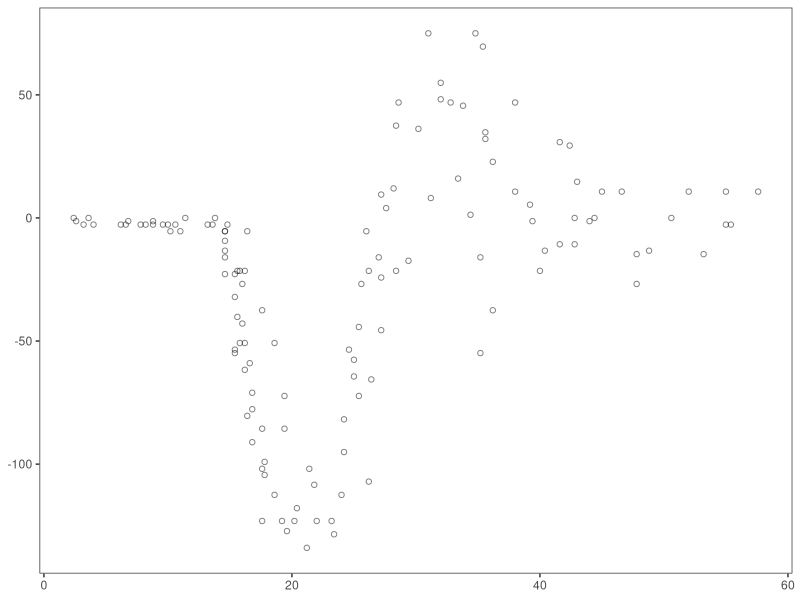
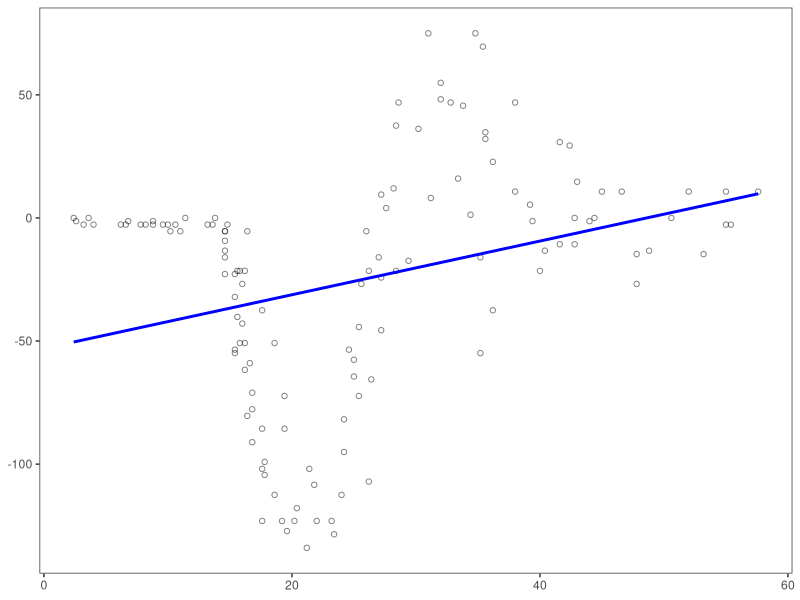
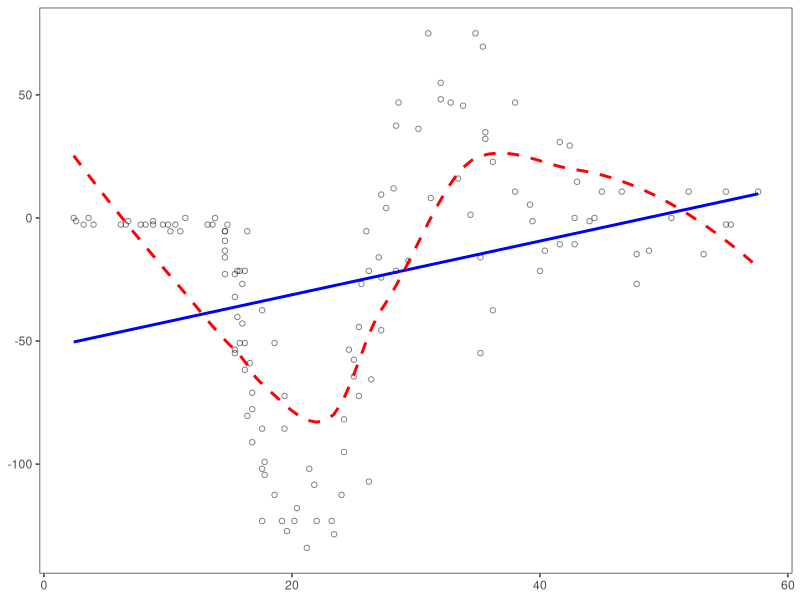

These figures' R source, in order:
#######################################################################
#  Author: Ignacio Sarmiento-Barbieri (i.sarmiento at uniandes.edu.co)
# please do not cite or circulate without permission
#######################################################################

#Clean the workspace
rm(list=ls())
cat("\014")

require("ggplot2")
require("haven")

# set.seed(101010)
# N<-2000
# x<- runif(N,0,10)
# u<-rchisq(N,25)
# f<-10+0.8*x-0.07*x^2-.01*x^3
# 
# V<-(f*((1-0.8)/0.8))*var(u)
# u<-(u-mean(u))/(sqrt(V))
# 
# 
# y<-f+u
# db<-data.frame(y=x,x=y)

db<-read.csv("motorcicle.csv")
colnames(db)<-c("y","x")
p<-ggplot(db,aes(x=y,y=x)) +
  geom_point(shape=1,alpha=0.5) + 
  theme_bw()  +
  #ylim(8,15) +
  theme(legend.position = "none",
        axis.title =element_blank(),
        panel.grid.major = element_blank(),
        panel.grid.minor = element_blank()
  )
p
ggsave("fig_1.pdf",height = 7, width = 12)

p1<-p +stat_smooth(method="lm", se=FALSE, fill=NA, colour="blue",size=1,lty=1)
p1
ggsave("fig_1b.pdf",height = 7, width = 12)


p2<-p +  stat_smooth(method="loess", se=FALSE, fill=NA,colour="red",size=1,lty=2)
ggsave("fig_1c.pdf",height = 7, width = 12)

p3<- p+ 
  stat_smooth(method="lm", se=FALSE, fill=NA,colour="blue",size=1,lty=1) +
  stat_smooth(method="loess", se=FALSE, fill=NA,colour="red",size=1,lty=2) 
p3
ggsave("fig_1d.pdf",height = 7, width = 12)


